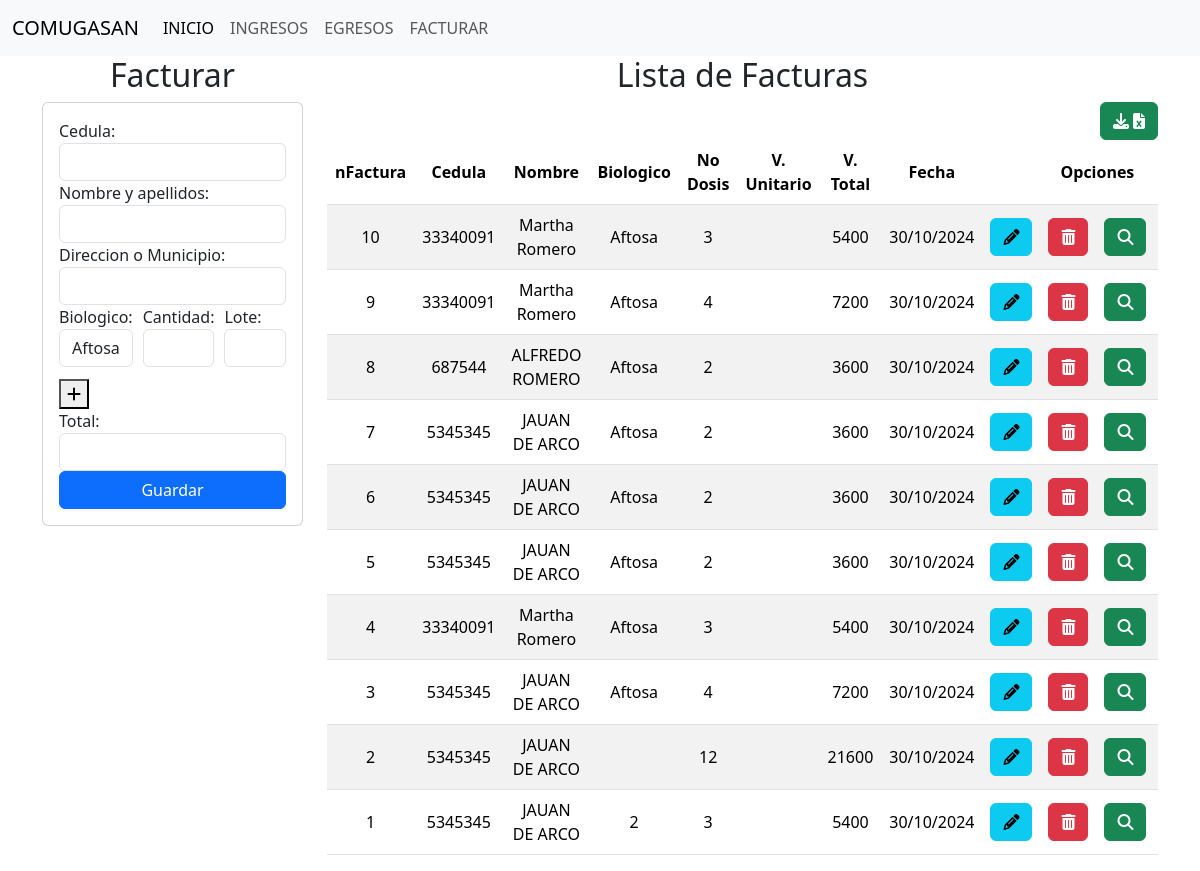
The app's page /facturar/, older data.
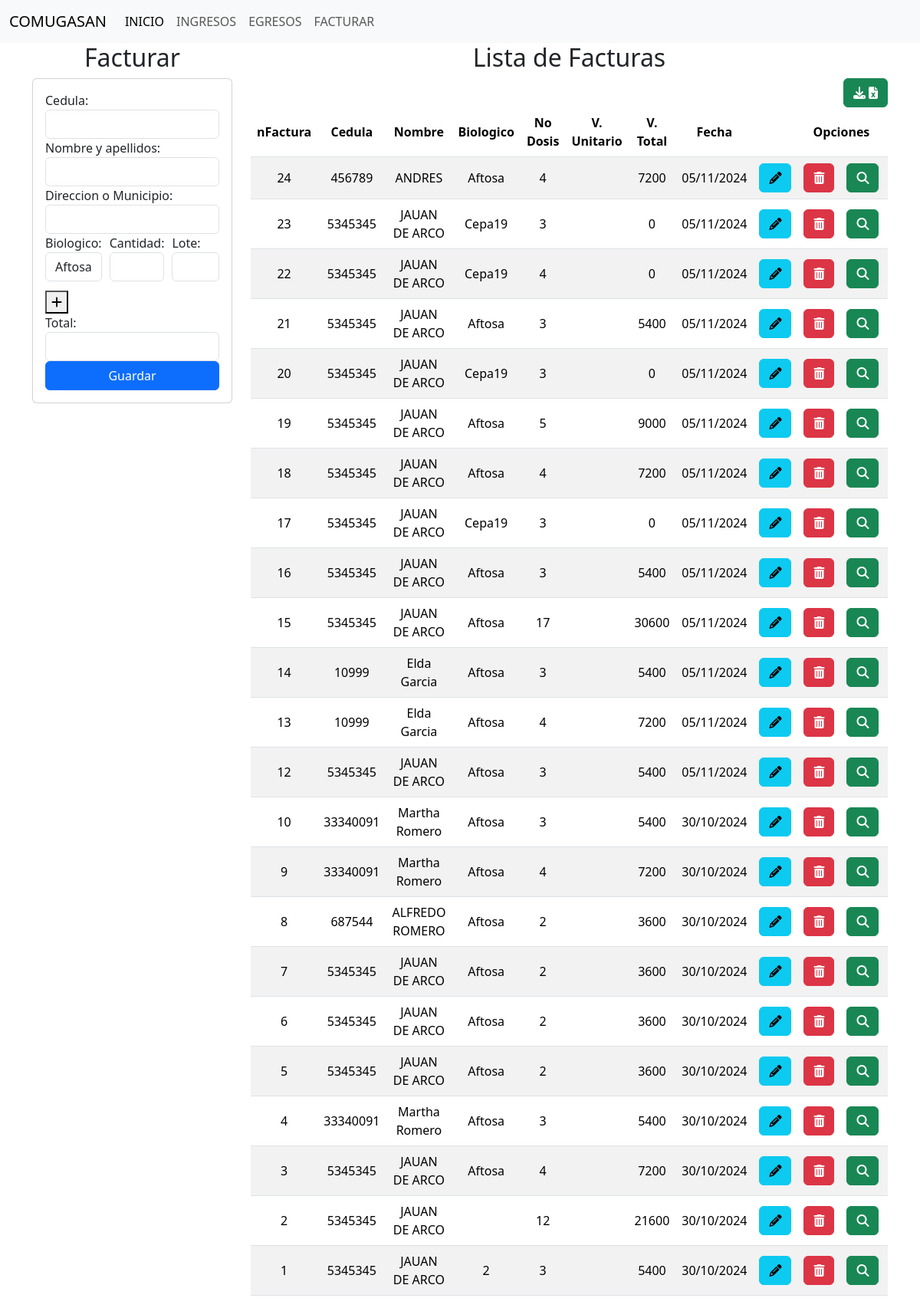
The same page, newer data.
### comite/models.py (models this page shows, shortened)
class Facturar(models.Model):
    nFactura = models.AutoField(primary_key=True)
    infoAftosa = models.ForeignKey(Biologicos, on_delete=models.CASCADE,null=True,related_name='info_aftosa')
    infoCepa = models.ForeignKey(Biologicos, on_delete=models.CASCADE,null=True,related_name='info_cepa')
    usuario = models.ForeignKey(Usuarios, on_delete=models.CASCADE,null=True)
    cantidad_aftosa = models.IntegerField(default=0)
    cantidad_cepa19 = models.IntegerField(default=0)
    cantidad_total = models.JSONField()
    biologico = models.JSONField()
    lote = models.JSONField()
    laboratorio = models.JSONField()
    valor_total = models.BigIntegerField(default=0,editable=False)
    fecha = models.DateTimeField(auto_now_add=True,editable=False)

class Usuarios(models.Model):
    cedula = models.IntegerField(primary_key=True)
    nombre_completo = models.CharField(max_length=100)
    direccion = models.CharField(max_length=255)

### comite/views.py (the view)
# urls.py: path('facturar/',views.facturar),
def facturar(request):
    factura = Facturar.objects.all()
    info = Biologicos.objects.all()
    factura_invertida = []
    for i in factura[::-1]:
        factura_invertida.append(i)
    return render(request,"facturar/facturas.html",{"facturas":factura_invertida,"info":info})

### comite/templates/facturar/facturas.html (shortened to what this page needs)
{% extends "base.html" %}
{% load static %}
{% block body %}
<div class="row">
    <div class=" col-sm-12 col-md-6 col-lg-3 col-xl-3">
        <h2 style="text-align: center;">Facturar</h2>
        <div class="card">
            <div class="card-body">
                <form action="/registrarFactura/" id="registro-form" method="POST">
                    <div class="form-group">
                        <label>Cedula:</label>
                        <input  class="form-control" type="text" id="cedula" name="cedula"   maxlength="20" required >
                    </div>
                    <div class="form-group">
                        <label>Nombre y apellidos:</label>
                        <input  class="form-control" type="text" id="nombre_completo" name="nombre_completo"   maxlength="100" required >
                    </div>
                    <div class="form-group">
                        <label>Direccion o Municipio:</label>
                        <input  class="form-control" type="text" id="direccion" name="direccion"   maxlength="100" required>
                    </div>
                    <div id="campo-principal" class="form-group" style="display: flex; gap: 10px; align-items: center;">
                        <div style="flex: 1;">
                            <label for="biologico">Biologico:</label>
                            <select id="biologico" class="form-control" name="biologico[]">
                                <option value="Aftosa">Aftosa</option>
                            </select>
                        </div>
                        <div style="flex: 1;">
                            <label for="cantidad">Cantidad:</label>
                            <input class="form-control" type="number" id="cantidad" name="cantidad[]" maxlength="20" required>
                        </div>
                        <div style="flex: 1;">
                            <label for="lote">Lote:</label>
                            <input class="form-control" type="number" id="lote" name="lote[]" maxlength="20" required>
                        </div>
                    </div>
                    <button type="button" onclick="addCantidadLoteFields()" style="margin-top: 12px;"><i class="fa-solid fa-plus"></i></button>
                    <div class="form-group" class="form-control">
                        <label>Total:</label>
                        <input class="form-control" type="number" id="total" name="total" maxlength="20" required>
                    </div>
                    <div class="form-group">
                        <button type="submit" class="btn btn-primary w-100 text-white">Guardar</button>
                    </div>
                </form>
            </div>
        </div>
    </div>
    <div class=" col-sm-12 col-md-6 col-lg-9 col-xl-9">
        <h2 style="text-align: center;">Lista de Facturas</h2>
        <div style="text-align: right;">
        <td><a href="/egresos/descargarExcelEgresos/" class="btn btn-success">  <i class="fa-solid fa-download">&nbsp;</i><i class="fa-solid fa-file-excel"> </i></i></></a></td>
        </div>
        <div class="table-responsive">
            <table class="table table-striped">
                <thead>
                    <tr>
                        <th>nFactura</th>
                        <th>Cedula</th>
                        <th>Nombre</th>
                        <th>Biologico</th>
                        <th>No Dosis</th>
                        <th>V. Unitario</th>
                        <th>V. Total</th>
                        <th>Fecha</th>
                        <th colspan="4">Opciones</th>
                    </tr>
                </thead>
                <tbody>
                    {% for items in facturas %}
                    <tr>
                        <td>{{items.nFactura}}</td>
                        <td>{{items.usuario.cedula}}</td>
                        <td>{{items.usuario.nombre_completo}}</td>
                        <td>{{items.biologico}}</td>
                        <td>{{items.cantidad_aftosa}}</td>
                        <td>{{items.infoAftosa.valorUnidad}}</td>
                        <td>{{items.valor_total}}</td>
                        <td>{{items.fecha|date:"d/m/Y"}}</td>
                        <td><a href="edicionEgreso/{{items.nEgreso}}" class="btn btn-info"><i class="fa-solid fa-pencil"></i></a></td>
                        <td><a href="eliminacionEgreso/{{items.nEgreso}}" class="btn btn-danger btnEliminacion"> <i class="fa-solid fa-trash-can"></i></a></td>
                        <td><a href="detalleEgreso/{{items.nEgreso}}" class="btn btn-success"><i class="fa-solid fa-magnifying-glass"></i></a></td>
                        <td></td>
                    </tr>
                    {% endfor%}
                </tbody>
            </table>
        </div>
    </div>
</div>
{% endblock %}

### comite/templates/base.html (shortened to what this page needs)
<!DOCTYPE html>
<html lang="en">
<head>
        {% load static %}
    <link href="https://cdn.jsdelivr.net/npm/bootstrap@5.3.3/dist/css/bootstrap.min.css" rel="stylesheet">
    <link rel="stylesheet" href="https://cdnjs.cloudflare.com/ajax/libs/font-awesome/6.5.2/css/all.min.css"></link>
    <link rel="stylesheet" href="{%  static 'css/ingresos.css' %}">
    <link rel="stylesheet" href="{%  static 'css/facturar.css' %}">
</head>
<body>
    <nav class="navbar navbar-expand-lg bg-body-tertiary">
        <div class="container-fluid">
          <a class="navbar-brand" href="#">COMUGASAN</a>
          <div class="collapse navbar-collapse" id="navbarSupportedContent">
            <ul class="navbar-nav me-auto mb-2 mb-lg-0">
              <li class="nav-item">
                <a class="nav-link active" aria-current="page" href="#">INICIO</a>
              </li>
              <li class="nav-item">
                <a class="nav-link" href="/">INGRESOS</a>
              </li>
              <li class="nav-item">
                <a class="nav-link" href="/egresos">EGRESOS</a>
              </li>
              <li class="nav-item">
                <a class="nav-link" href="/facturar">FACTURAR</a>
              </li>
            </ul>
          </div>
        </div>
      </nav>
      <div class="container">
        {% block body%}
        {% endblock%}
    </div>
</body>
</html>

### comite/static/css/ingresos.css (style rules this page uses)
th, td { text-align: center; vertical-align: middle; }

Row changes from the older to the newer data that the page shows:
added Facturar: nFactura "24", usuario.cedula "456789", usuario.nombre_completo "ANDRES", biologico "Aftosa", cantidad_aftosa "4", valor_total "7200", fecha "05/11/2024"
added Facturar: nFactura "23", usuario.cedula "5345345", usuario.nombre_completo "JAUAN DE ARCO", biologico "Cepa19", cantidad_aftosa "3", valor_total "0", fecha "05/11/2024"
added Facturar: nFactura "22", usuario.cedula "5345345", usuario.nombre_completo "JAUAN DE ARCO", biologico "Cepa19", cantidad_aftosa "4", valor_total "0", fecha "05/11/2024"
added Facturar: nFactura "21", usuario.cedula "5345345", usuario.nombre_completo "JAUAN DE ARCO", biologico "Aftosa", cantidad_aftosa "3", valor_total "5400", fecha "05/11/2024"
added Facturar: nFactura "20", usuario.cedula "5345345", usuario.nombre_completo "JAUAN DE ARCO", biologico "Cepa19", cantidad_aftosa "3", valor_total "0", fecha "05/11/2024"
added Facturar: nFactura "19", usuario.cedula "5345345", usuario.nombre_completo "JAUAN DE ARCO", biologico "Aftosa", cantidad_aftosa "5", valor_total "9000", fecha "05/11/2024"
added Facturar: nFactura "18", usuario.cedula "5345345", usuario.nombre_completo "JAUAN DE ARCO", biologico "Aftosa", cantidad_aftosa "4", valor_total "7200", fecha "05/11/2024"
added Facturar: nFactura "17", usuario.cedula "5345345", usuario.nombre_completo "JAUAN DE ARCO", biologico "Cepa19", cantidad_aftosa "3", valor_total "0", fecha "05/11/2024"
added Facturar: nFactura "16", usuario.cedula "5345345", usuario.nombre_completo "JAUAN DE ARCO", biologico "Aftosa", cantidad_aftosa "3", valor_total "5400", fecha "05/11/2024"
added Facturar: nFactura "15", usuario.cedula "5345345", usuario.nombre_completo "JAUAN DE ARCO", biologico "Aftosa", cantidad_aftosa "17", valor_total "30600", fecha "05/11/2024"
added Facturar: nFactura "14", usuario.cedula "10999", usuario.nombre_completo "Elda Garcia", biologico "Aftosa", cantidad_aftosa "3", valor_total "5400", fecha "05/11/2024"
added Facturar: nFactura "13", usuario.cedula "10999", usuario.nombre_completo "Elda Garcia", biologico "Aftosa", cantidad_aftosa "4", valor_total "7200", fecha "05/11/2024"
added Facturar: nFactura "12", usuario.cedula "5345345", usuario.nombre_completo "JAUAN DE ARCO", biologico "Aftosa", cantidad_aftosa "3", valor_total "5400", fecha "05/11/2024"
